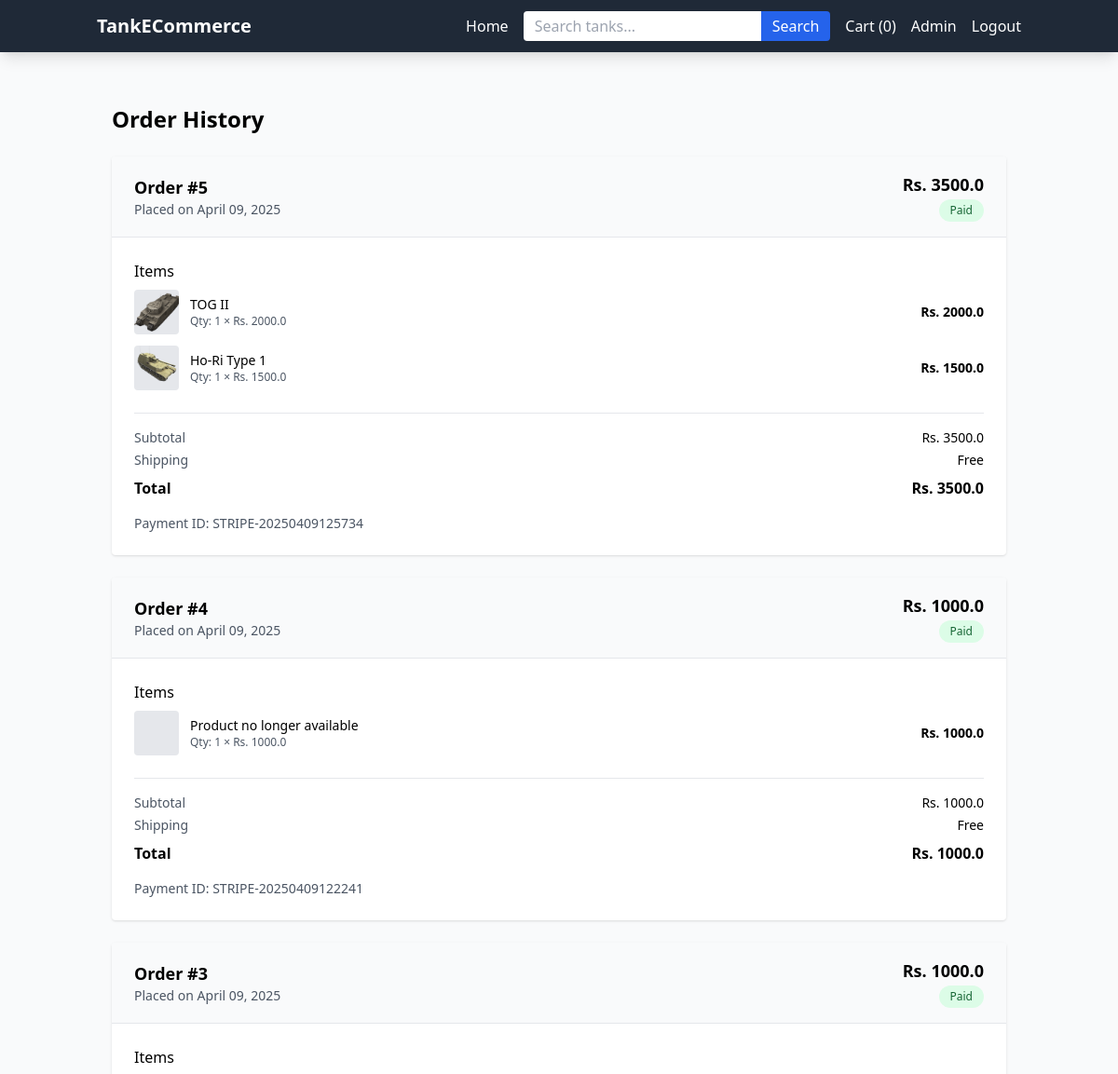
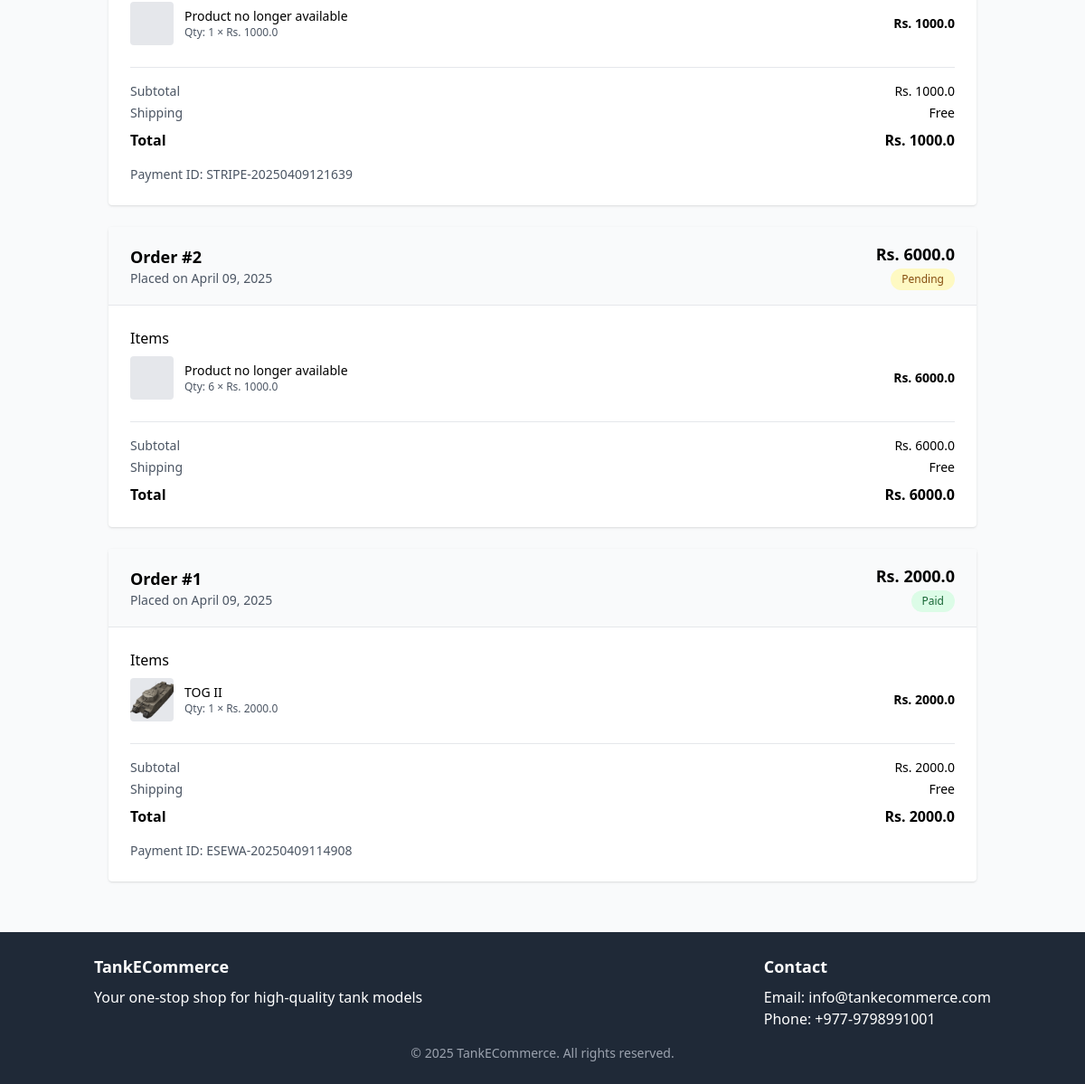
Page /order_history (signed in) on the committed database (2 pictures, top to bottom).
### models.py (models this page shows, shortened)
class Order(db.Model):
    id = db.Column(db.Integer, primary_key=True)
    user_id = db.Column(db.Integer, db.ForeignKey('user.id'))
    order_date = db.Column(db.DateTime, default=datetime.utcnow)
    total_amount = db.Column(db.Float)
    status = db.Column(db.String(20), default='pending')
    payment_id = db.Column(db.String(100))
    items = db.relationship('OrderItem', backref='order', lazy='dynamic')

class OrderItem(db.Model):
    id = db.Column(db.Integer, primary_key=True)
    order_id = db.Column(db.Integer, db.ForeignKey('order.id'))
    tank_id = db.Column(db.Integer, db.ForeignKey('tank.id'), nullable=True)
    quantity = db.Column(db.Integer)
    price = db.Column(db.Float)

class Tank(db.Model):
    id = db.Column(db.Integer, primary_key=True)
    name = db.Column(db.String(100), index=True)
    description = db.Column(db.Text)
    price = db.Column(db.Float)
    stock = db.Column(db.Integer, default=0)
    image_path = db.Column(db.String(255))
    scale = db.Column(db.String(20))
    created_at = db.Column(db.DateTime, default=datetime.utcnow)
    category_id = db.Column(db.Integer, db.ForeignKey('tank_category.id'))
    nation_id = db.Column(db.Integer, db.ForeignKey('nation.id'))
    cart_items = db.relationship('CartItem', backref='tank', lazy='dynamic')
    order_items = db.relationship('OrderItem', backref='tank', lazy='dynamic')

### app.py (the view)
@app.route('/order_history')
@login_required
def order_history():
    orders = Order.query.filter_by(user_id=current_user.id).order_by(Order.order_date.desc()).all()
    return render_template('order_history.html', orders=orders, now=datetime.now())

### app.py (called while the page is built)
@login_manager.user_loader
def load_user(id):
    return User.query.get(int(id))

### templates/order_history.html (shortened to what this page needs)
{% extends 'base.html' %}
{% block content %}
<div class="container mx-auto px-4 py-8">
    <h1 class="text-2xl font-bold mb-6">Order History</h1>
    {% if orders %}
        <div class="space-y-6">
            {% for order in orders %}
                <div class="bg-white rounded shadow overflow-hidden">
                    <div class="px-6 py-4 border-b bg-gray-50 flex justify-between items-center">
                        <div>
                            <h2 class="font-semibold text-lg">Order #{{ order.id }}</h2>
                            <p class="text-sm text-gray-600">Placed on {{ order.order_date.strftime('%B %d, %Y') }}</p>
                        </div>
                        <div class="text-right">
                            <p class="font-bold text-lg">Rs. {{ order.total_amount }}</p>
                            <span class="inline-block px-3 py-1 rounded-full text-xs
                                {% if order.status == 'paid' %}
                                    bg-green-100 text-green-800
                                {% elif order.status == 'pending' %}
                                    bg-yellow-100 text-yellow-800
                                {% elif order.status == 'cancelled' %}
                                    bg-red-100 text-red-800
                                {% else %}
                                    bg-gray-100 text-gray-800
                                {% endif %}
                            ">
                                {{ order.status|capitalize }}
                            </span>
                        </div>
                    </div>
                    <div class="p-6">
                        <div class="mb-6">
                            <h3 class="font-medium mb-2">Items</h3>
                            <div class="space-y-3">
                                {% for item in order.items %}
                                    <div class="flex items-center">
                                        <div class="flex-shrink-0 w-12 h-12 bg-gray-200 rounded overflow-hidden mr-3">
                                            {% if item.tank and item.tank.image_path %}
                                                <img src="{{ url_for('static', filename=item.tank.image_path.replace('static/', '')) }}"
                                                     alt="{{ item.tank.name if item.tank else 'Product' }}" class="w-full h-full object-cover">
                                            {% endif %}
                                        </div>
                                        <div class="flex-grow">
                                            <p class="text-sm font-medium">
                                                {% if item.tank %}
                                                    {{ item.tank.name }}
                                                {% else %}
                                                    Product no longer available
                                                {% endif %}
                                            </p>
                                            <p class="text-xs text-gray-600">Qty: {{ item.quantity }} × Rs. {{ item.price }}</p>
                                        </div>
                                        <div class="ml-2">
                                            <p class="text-sm font-semibold">Rs. {{ item.price * item.quantity }}</p>
                                        </div>
                                    </div>
                                {% endfor %}
                            </div>
                        </div>
                        <div class="pt-4 border-t">
                            <div class="flex justify-between text-sm mb-1">
                                <span class="text-gray-600">Subtotal</span>
                                <span>Rs. {{ order.total_amount }}</span>
                            </div>
                            <div class="flex justify-between text-sm mb-1">
                                <span class="text-gray-600">Shipping</span>
                                <span>Free</span>
                            </div>
                            <div class="flex justify-between font-bold mt-2">
                                <span>Total</span>
                                <span>Rs. {{ order.total_amount }}</span>
                            </div>
                        </div>
                        {% if order.payment_id %}
                            <div class="mt-4 text-sm text-gray-600">
                                Payment ID: {{ order.payment_id }}
                            </div>
                        {% endif %}
                    </div>
                </div>
            {% endfor %}
        </div>
    {% endif %}
</div>
{% endblock %}

### rows in the picture
Order: id "5", order_date "April 09, 2025", total_amount "3500.0", status "Paid", payment_id "STRIPE-20250409125734"
OrderItem: image_path (picture), tank.name "TOG II", quantity "1", price "2000.0", item.price*item.quantity "2000.0"
OrderItem: image_path (picture), tank.name "Ho-Ri Type 1", quantity "1", price "1500.0", item.price*item.quantity "1500.0"
Order: id "4", order_date "April 09, 2025", total_amount "1000.0", status "Paid", payment_id "STRIPE-20250409122241"
OrderItem: shows "Product no longer available", quantity "1", price "1000.0", item.price*item.quantity "1000.0"
Order: id "3", order_date "April 09, 2025", total_amount "1000.0", status "Paid", payment_id "STRIPE-20250409121639"
OrderItem: shows "Product no longer available", quantity "1", price "1000.0", item.price*item.quantity "1000.0"
Order: id "2", order_date "April 09, 2025", total_amount "6000.0", status "Pending"
OrderItem: shows "Product no longer available", quantity "6", price "1000.0", item.price*item.quantity "6000.0"
Order: id "1", order_date "April 09, 2025", total_amount "2000.0", status "Paid", payment_id "ESEWA-20250409114908"
OrderItem: image_path (picture), tank.name "TOG II", quantity "1", price "2000.0", item.price*item.quantity "2000.0"

### other values in the picture
{{ current_user.cart_items.count() }} "0"
